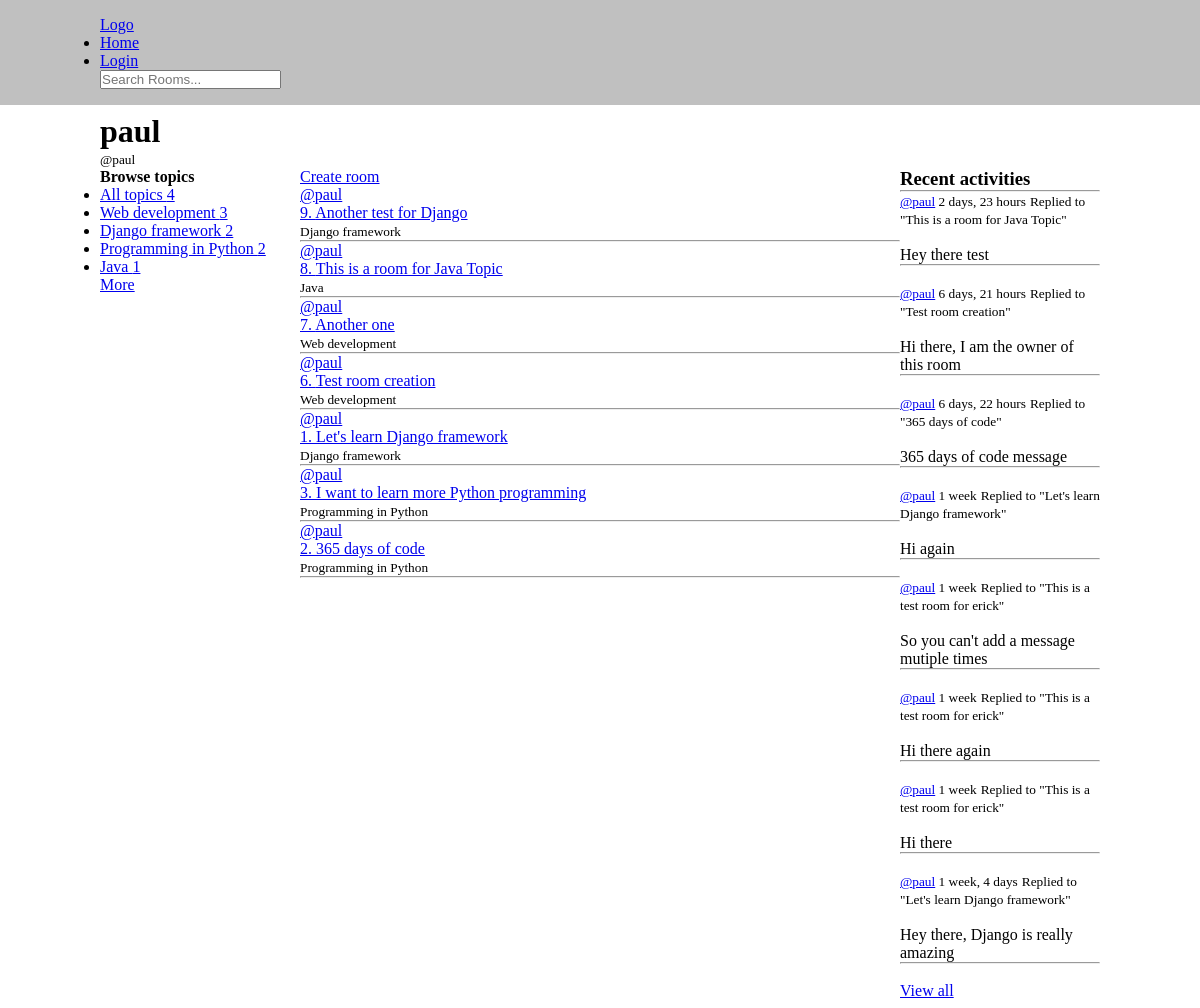
Page /profile/1/ on the committed database.
### base/models.py (models this page shows, shortened)
class Topic(models.Model):
    name = models.CharField(max_length=200)

class Room(models.Model):
    host = models.ForeignKey(User, on_delete=models.SET_NULL, null=True)
    topic = models.ForeignKey(Topic, on_delete=models.SET_NULL, null=True) # Does not delete topic
    name = models.CharField(max_length=200)
    description = models.TextField(null=True, blank=True)
    participants = models.ManyToManyField(User, related_name='participants', blank=True) # We can't have the user because we already have it at the top
    created = models.DateTimeField(auto_now_add=True) # Updates value only once
    updated = models.DateTimeField(auto_now=True) # Updated every time it is saved
    class Meta:
        ordering = ['-updated', '-created']
    def __str__(self):
        return self.name

class Message(models.Model):
    user = models.ForeignKey(User, on_delete=models.CASCADE)
    room = models.ForeignKey(Room, on_delete=models.CASCADE) # One to many relationship
    body = models.TextField()
    created = models.DateTimeField(auto_now_add=True) # Updates value only once
    updated = models.DateTimeField(auto_now=True) # Updated every time it is saved
    class Meta:
        ordering = ['-updated', '-created']

### base/views.py (the view)
# urls.py: path('profile/<str:pk>/', views.user_profile, name='user_profile'),
def user_profile(request, pk):
    user = User.objects.get(id=pk)
    rooms = user.room_set.all()
    room_messages = user.message_set.all()
    topics = Topic.objects.all()
    context = {'user': user, 'rooms': rooms, 'topics': topics, 'room_messages': room_messages}
    return render(request, 'base/profile.html', context)

### base/templates/base/profile.html (shortened to what this page needs)
{% extends 'base.html' %}
{% block content %}
<div class="container">
    <h1>{{ user.username }}</h1>
    <small>@{{ user.username }}</small>
    <div class="home-grid">
        <div class="sidebar">
            {% include 'base/topics_component.html' %}
        </div>
        <div class="main-content">
            <a href="{% url 'create_room' %}">Create room</a><br>
            {% include 'base/feed_component.html' %}
        </div>
        <div class="recent-activity">
            {% include 'base/activity_component.html' %}
        </div>
    </div>
</div>
{% endblock %}

### base/templates/base/topics_component.html
<h4>Browse topics</h4>
<ul>
    <li>
        <a href="{% url 'home' %}">All topics <span>{{ topics.count }}</a>
    </li>
    {% for topic in topics %}
    <li>
        <a href="{% url 'home' %}?q={{topic.name}}">{{ topic.name }} <span>{{ topic.room_set.all.count }}</span></a>
    </li>
    {% endfor %}
</ul>
<a href="{% url 'topics' %}">More</a>

### base/templates/base/feed_component.html (shortened to what this page needs)
<div>
    {% for room in rooms %}
    <a href="{% url 'user_profile' room.host.id %}">@{{ room.host.username }}</a><br>
    <a href="{% url 'room' room.id %}">{{ room.id }}. {{ room.name }}</a><br>
    <small>{{ room.topic.name }}</small>
    <hr>
    {% endfor %}
</div>

### base/templates/base/activity_component.html (shortened to what this page needs)
<h3>Recent activities</h3>
<hr>
{% if room_messages %}
{% for message in room_messages %}
<div>
    <small><a href="{% url 'user_profile' message.user.id %}">@{{ message.user }}</a> {{ message.created|timesince }}</small>
    <small>Replied to "{{ message.room }}"</small> <br><br>
    {{ message.body }}
</div>
<hr>
<br>
{% endfor %}
{% else %}
<p>No recent activities yet</p>
{% endif %}
<a href="{% url 'activity' %}">View all</a>

### base/static/css/style.css (style rules this page uses)
* { padding: 0; margin: 0; box-sizing: border-box; }
.container { max-width: 1000px; margin: 0 auto; padding: 0.5rem 0; }
.home-grid { display: grid; grid-template-columns: 1fr 3fr 1fr; }

### rows in the picture
Topic: name "Web development", room_set.all.count "3"
Topic: name "Django framework", room_set.all.count "2"
Topic: name "Programming in Python", room_set.all.count "2"
Topic: name "Java", room_set.all.count "1"
Room: host.username "paul", id "9", name "Another test for Django", topic.name "Django framework"
Room: host.username "paul", id "8", name "This is a room for Java Topic", topic.name "Java"
Room: host.username "paul", id "7", name "Another one", topic.name "Web development"
Room: host.username "paul", id "6", name "Test room creation", topic.name "Web development"
Room: host.username "paul", id "1", name "Let's learn Django framework", topic.name "Django framework"
Room: host.username "paul", id "3", name "I want to learn more Python programming", topic.name "Programming in Python"
Room: host.username "paul", id "2", name "365 days of code", topic.name "Programming in Python"
Message: user "paul", created "2 days, 23 hours", room "This is a room for Java Topic", body "Hey there test"
Message: user "paul", created "6 days, 21 hours", room "Test room creation", body "Hi there, I am the owner of this room"
Message: user "paul", created "6 days, 22 hours", room "365 days of code", body "365 days of code message"
Message: user "paul", created "1 week", room "Let's learn Django framework", body "Hi again"
Message: user "paul", created "1 week", room "This is a test room for erick", body "So you can't add a message mutiple times"
Message: user "paul", created "1 week", room "This is a test room for erick", body "Hi there again"
Message: user "paul", created "1 week", room "This is a test room for erick", body "Hi there"
Message: user "paul", created "1 week, 4 days", room "Let's learn Django framework", body "Hey there, Django is really amazing"

### other values in the picture
{{ user.username }} "paul"
{{ topics.count }} "4"
